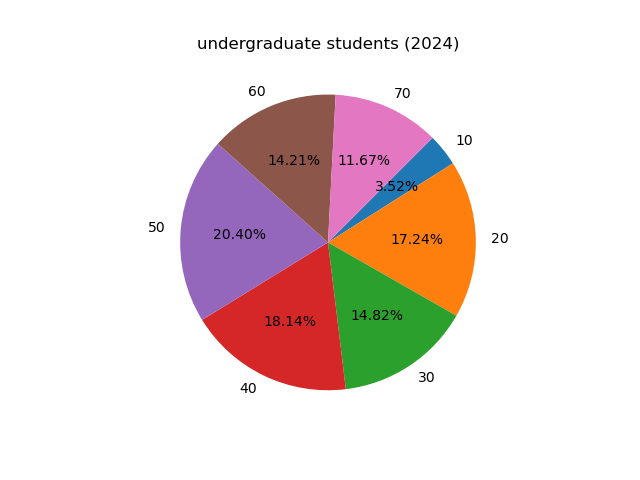

Recreate this plot in Python.
"""c14_8.py"""

import matplotlib.pyplot as plt

labels = ["10", "20", "30", "40", "50", "60", "70"]
values = [2847, 13953, 11994, 14685, 16510, 11504, 9448]
fig, ax = plt.subplots()
ax.pie(x=values, labels=labels, autopct="%.2f%%", \
       startangle=45, counterclock=False)
ax.set_title("undergraduate students (2024)")
# plt.show()
plt.savefig("c14_8.png")
